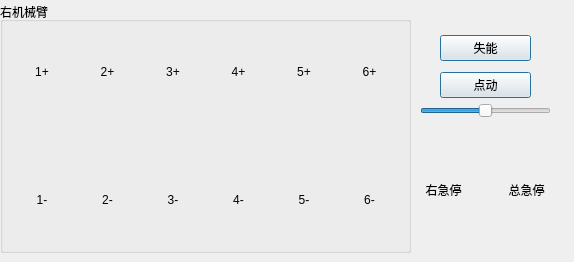
    <widget class="QWidget" name="tab_13">
     <attribute name="title">
      <string>右臂关节空间</string>
     </attribute>
     <widget class="QGroupBox" name="groupBox_8">
      <property name="geometry">
       <rect>
        <x>0</x>
        <y>2</y>
        <width>411</width>
        <height>251</height>
       </rect>
      </property>
      <property name="title">
       <string>右机械臂</string>
      </property>
      <layout class="QHBoxLayout" name="horizontalLayout_37">
       <item>
        <layout class="QGridLayout" name="gridLayout_13">
         <item row="0" column="1">
          <widget class="QLabel" name="label_57">
           <property name="text">
            <string>2+</string>
           </property>
           <property name="alignment">
            <set>Qt::AlignCenter</set>
           </property>
          </widget>
         </item>
         <item row="0" column="0">
          <widget class="QLabel" name="label_58">
           <property name="text">
            <string>1+</string>
           </property>
           <property name="alignment">
            <set>Qt::AlignCenter</set>
           </property>
          </widget>
         </item>
         <item row="1" column="0">
          <widget class="QPushButton" name="Arm_R_1_posi">
           <property name="styleSheet">
            <string notr="true">border:none</string>
           </property>
           <property name="text">
            <string/>
           </property>
           <property name="icon">
            <iconset resource="../resources/resources.qrc">
             <normaloff>:/imgs/up.png</normaloff>:/imgs/up.png</iconset>
           </property>
           <property name="iconSize">
            <size>
             <width>48</width>
             <height>48</height>
            </size>
           </property>
          </widget>
         </item>
         <item row="2" column="0">
          <widget class="QPushButton" name="Arm_R_1_nega">
           <property name="styleSheet">
            <string notr="true">border:none</string>
           </property>
           <property name="text">
            <string/>
           </property>
           <property name="icon">
            <iconset resource="../resources/resources.qrc">
             <normaloff>:/imgs/down.png</normaloff>:/imgs/down.png</iconset>
           </property>
           <property name="iconSize">
            <size>
             <width>48</width>
             <height>48</height>
            </size>
           </property>
          </widget>
         </item>
         <item row="3" column="0">
          <widget class="QLabel" name="label_59">
           <property name="text">
            <string>1-</string>
           </property>
           <property name="alignment">
            <set>Qt::AlignCenter</set>
           </property>
          </widget>
         </item>
         <item row="0" column="2">
          <widget class="QLabel" name="label_60">
           <property name="text">
            <string>3+</string>
           </property>
           <property name="alignment">
            <set>Qt::AlignCenter</set>
           </property>
          </widget>
         </item>
         <item row="3" column="2">
          <widget class="QLabel" name="label_61">
           <property name="text">
            <string>3-</string>
           </property>
           <property name="alignment">
            <set>Qt::AlignCenter</set>
           </property>
          </widget>
         </item>
         <item row="3" column="1">
          <widget class="QLabel" name="label_62">
           <property name="text">
            <string>2-</string>
           </property>
           <property name="alignment">
            <set>Qt::AlignCenter</set>
           </property>
          </widget>
         </item>
         <item row="3" column="4">
          <widget class="QLabel" name="label_63">
           <property name="text">
            <string>5-</string>
           </property>
           <property name="alignment">
            <set>Qt::AlignCenter</set>
           </property>
          </widget>
         </item>
         <item row="3" column="3">
          <widget class="QLabel" name="label_64">
           <property name="text">
            <string>4-</string>
           </property>
           <property name="alignment">
            <set>Qt::AlignCenter</set>
           </property>
          </widget>
         </item>
         <item row="0" column="5">
          <widget class="QLabel" name="label_65">
           <property name="text">
            <string>6+</string>
           </property>
           <property name="alignment">
            <set>Qt::AlignCenter</set>
           </property>
          </widget>
         </item>
         <item row="3" column="5">
          <widget class="QLabel" name="label_66">
           <property name="text">
            <string>6-</string>
           </property>
           <property name="alignment">
            <set>Qt::AlignCenter</set>
           </property>
          </widget>
         </item>
         <item row="0" column="3">
          <widget class="QLabel" name="label_67">
           <property name="text">
            <string>4+</string>
           </property>
           <property name="alignment">
            <set>Qt::AlignCenter</set>
           </property>
          </widget>
         </item>
         <item row="0" column="4">
          <widget class="QLabel" name="label_68">
           <property name="text">
            <string>5+</string>
           </property>
           <property name="alignment">
            <set>Qt::AlignCenter</set>
           </property>
          </widget>
         </item>
         <item row="1" column="1">
          <widget class="QPushButton" name="Arm_R_2_posi">
           <property name="styleSheet">
            <string notr="true">border:none</string>
           </property>
           <property name="text">
            <string/>
           </property>
           <property name="icon">
            <iconset resource="../resources/resources.qrc">
             <normaloff>:/imgs/up.png</normaloff>:/imgs/up.png</iconset>
           </property>
           <property name="iconSize">
            <size>
             <width>48</width>
             <height>48</height>
            </size>
           </property>
          </widget>
         </item>
         <item row="2" column="1">
          <widget class="QPushButton" name="Arm_R_2_nega">
           <property name="styleSheet">
            <string notr="true">border:none</string>
           </property>
           <property name="text">
            <string/>
           </property>
           <property name="icon">
            <iconset resource="../resources/resources.qrc">
             <normaloff>:/imgs/down.png</normaloff>:/imgs/down.png</iconset>
           </property>
           <property name="iconSize">
            <size>
             <width>48</width>
             <height>48</height>
            </size>
           </property>
          </widget>
         </item>
         <item row="1" column="2">
          <widget class="QPushButton" name="Arm_R_3_posi">
           <property name="styleSheet">
            <string notr="true">border:none</string>
           </property>
           <property name="text">
            <string/>
           </property>
           <property name="icon">
            <iconset resource="../resources/resources.qrc">
             <normaloff>:/imgs/up.png</normaloff>:/imgs/up.png</iconset>
           </property>
           <property name="iconSize">
            <size>
             <width>48</width>
             <height>48</height>
            </size>
           </property>
          </widget>
         </item>
         <item row="2" column="2">
          <widget class="QPushButton" name="Arm_R_3_nega">
           <property name="styleSheet">
            <string notr="true">border:none</string>
           </property>
           <property name="text">
            <string/>
           </property>
           <property name="icon">
            <iconset resource="../resources/resources.qrc">
             <normaloff>:/imgs/down.png</normaloff>:/imgs/down.png</iconset>
           </property>
           <property name="iconSize">
            <size>
             <width>48</width>
             <height>48</height>
            </size>
           </property>
          </widget>
         </item>
         <item row="1" column="3">
          <widget class="QPushButton" name="Arm_R_4_posi">
           <property name="styleSheet">
            <string notr="true">border:none</string>
           </property>
           <property name="text">
            <string/>
           </property>
           <property name="icon">
            <iconset resource="../resources/resources.qrc">
             <normaloff>:/imgs/up.png</normaloff>:/imgs/up.png</iconset>
           </property>
           <property name="iconSize">
            <size>
             <width>48</width>
             <height>48</height>
            </size>
           </property>
          </widget>
         </item>
         <item row="2" column="3">
          <widget class="QPushButton" name="Arm_R_4_nega">
           <property name="styleSheet">
            <string notr="true">border:none</string>
           </property>
           <property name="text">
            <string/>
           </property>
           <property name="icon">
            <iconset resource="../resources/resources.qrc">
             <normaloff>:/imgs/down.png</normaloff>:/imgs/down.png</iconset>
           </property>
           <property name="iconSize">
            <size>
             <width>48</width>
             <height>48</height>
            </size>
           </property>
          </widget>
         </item>
         <item row="1" column="4">
          <widget class="QPushButton" name="Arm_R_5_posi">
           <property name="styleSheet">
            <string notr="true">border:none</string>
           </property>
           <property name="text">
            <string/>
           </property>
           <property name="icon">
            <iconset resource="../resources/resources.qrc">
             <normaloff>:/imgs/up.png</normaloff>:/imgs/up.png</iconset>
           </property>
           <property name="iconSize">
            <size>
             <width>48</width>
             <height>48</height>
            </size>
           </property>
          </widget>
         </item>
         <item row="2" column="4">
          <widget class="QPushButton" name="Arm_R_5_nega">
           <property name="styleSheet">
            <string notr="true">border:none</string>
           </property>
           <property name="text">
            <string/>
           </property>
           <property name="icon">
            <iconset resource="../resources/resources.qrc">
             <normaloff>:/imgs/down.png</normaloff>:/imgs/down.png</iconset>
           </property>
           <property name="iconSize">
            <size>
             <width>48</width>
             <height>48</height>
            </size>
           </property>
          </widget>
         </item>
         <item row="1" column="5">
          <widget class="QPushButton" name="Arm_R_6_posi">
           <property name="styleSheet">
            <string notr="true">border:none</string>
           </property>
           <property name="text">
            <string/>
           </property>
           <property name="icon">
            <iconset resource="../resources/resources.qrc">
             <normaloff>:/imgs/up.png</normaloff>:/imgs/up.png</iconset>
           </property>
           <property name="iconSize">
            <size>
             <width>48</width>
             <height>48</height>
            </size>
           </property>
          </widget>
         </item>
         <item row="2" column="5">
          <widget class="QPushButton" name="Arm_R_6_nega">
           <property name="styleSheet">
            <string notr="true">border:none</string>
           </property>
           <property name="text">
            <string/>
           </property>
           <property name="icon">
            <iconset resource="../resources/resources.qrc">
             <normaloff>:/imgs/down.png</normaloff>:/imgs/down.png</iconset>
           </property>
           <property name="iconSize">
            <size>
             <width>48</width>
             <height>48</height>
            </size>
           </property>
          </widget>
         </item>
        </layout>
       </item>
      </layout>
     </widget>
     <widget class="QWidget" name="gridLayoutWidget_5">
      <property name="geometry">
       <rect>
        <x>405</x>
        <y>160</y>
        <width>160</width>
        <height>80</height>
       </rect>
      </property>
      <layout class="QGridLayout" name="gridLayout_14">
       <item row="1" column="1">
        <widget class="QPushButton" name="Arm_Stop_All_6">
         <property name="styleSheet">
          <string notr="true">border:none</string>
         </property>
         <property name="text">
          <string/>
         </property>
         <property name="icon">
          <iconset resource="../resources/resources.qrc">
           <normaloff>:/imgs/stop_off.png</normaloff>
           <normalon>:/imgs/stop.png</normalon>:/imgs/stop_off.png</iconset>
         </property>
         <property name="iconSize">
          <size>
           <width>48</width>
           <height>48</height>
          </size>
         </property>
         <property name="checkable">
          <bool>true</bool>
         </property>
        </widget>
       </item>
       <item row="0" column="1">
        <widget class="QLabel" name="EmergencyStop_9">
         <property name="text">
          <string>总急停</string>
         </property>
         <property name="alignment">
          <set>Qt::AlignCenter</set>
         </property>
        </widget>
       </item>
       <item row="0" column="0">
        <widget class="QLabel" name="EmergencyStop_10">
         <property name="text">
          <string>右急停</string>
         </property>
         <property name="alignment">
          <set>Qt::AlignCenter</set>
         </property>
        </widget>
       </item>
       <item row="1" column="0">
        <widget class="QPushButton" name="Arm_R_Joint_Stop">
         <property name="styleSheet">
          <string notr="true">border:none</string>
         </property>
         <property name="text">
          <string/>
         </property>
         <property name="icon">
          <iconset resource="../resources/resources.qrc">
           <normaloff>:/imgs/stop_off.png</normaloff>
           <normalon>:/imgs/stop.png</normalon>:/imgs/stop_off.png</iconset>
         </property>
         <property name="iconSize">
          <size>
           <width>48</width>
           <height>48</height>
          </size>
         </property>
         <property name="checkable">
          <bool>true</bool>
         </property>
        </widget>
       </item>
      </layout>
     </widget>
     <widget class="QSlider" name="Jog_Step_3">
      <property name="geometry">
       <rect>
        <x>420</x>
        <y>100</y>
        <width>131</width>
        <height>21</height>
       </rect>
      </property>
      <property name="maximum">
       <number>100</number>
      </property>
      <property name="value">
       <number>50</number>
      </property>
      <property name="orientation">
       <enum>Qt::Horizontal</enum>
      </property>
     </widget>
     <widget class="QWidget" name="verticalLayoutWidget_2">
      <property name="geometry">
       <rect>
        <x>440</x>
        <y>30</y>
        <width>91</width>
        <height>74</height>
       </rect>
      </property>
      <layout class="QVBoxLayout" name="verticalLayout_10">
       <item>
        <widget class="QPushButton" name="ARM2Enable_3">
         <property name="text">
          <string>失能</string>
         </property>
         <property name="checkable">
          <bool>true</bool>
         </property>
         <property name="checked">
          <bool>false</bool>
         </property>
         <property name="autoDefault">
          <bool>false</bool>
         </property>
         <property name="default">
          <bool>true</bool>
         </property>
         <property name="flat">
          <bool>false</bool>
         </property>
        </widget>
       </item>
       <item>
        <widget class="QPushButton" name="ARM_Point_Continue_2">
         <property name="text">
          <string>点动</string>
         </property>
         <property name="checkable">
          <bool>true</bool>
         </property>
         <property name="checked">
          <bool>false</bool>
         </property>
         <property name="autoDefault">
          <bool>false</bool>
         </property>
         <property name="default">
          <bool>true</bool>
         </property>
         <property name="flat">
          <bool>false</bool>
         </property>
        </widget>
       </item>
      </layout>
     </widget>
    </widget>
